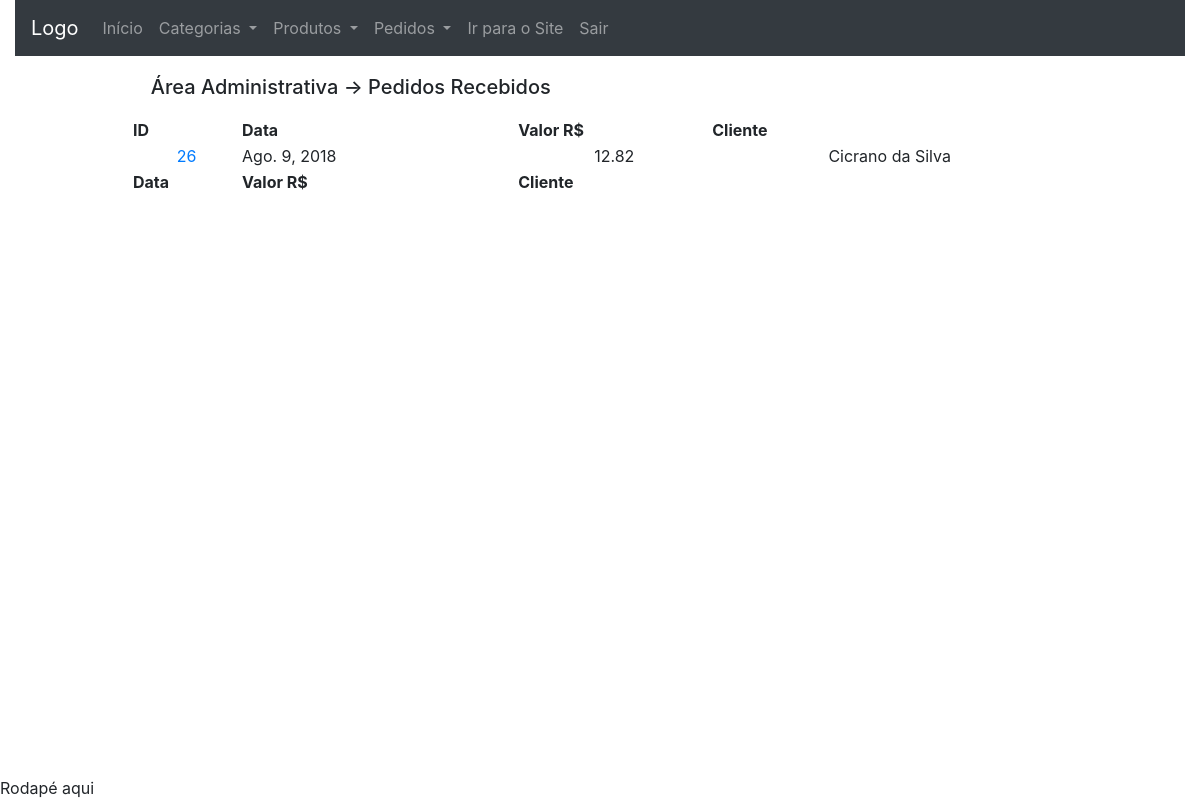
Screenshot of /area_administrativa/nao_encaminhados (signed in) with the database file from the repository.
### checkout/models.py (models this page shows, shortened)
class Order(models.Model):
	date = models.DateField(default=date.today, editable=False)
	value = models.DecimalField('Valor R$', max_digits=10,
		decimal_places=2, default=0)
	user = models.ForeignKey(User, on_delete=models.CASCADE,
		null=True, blank=True)
	delivery_address_is_the_same = models.BooleanField(
		verbose_name='Entregar no endereço cadastrado',
		default=True,
		blank=True)
	logradouro = models.CharField('Rua/Avenida', max_length=100,
		null=True, blank=True, default='')
	numero = models.CharField('Número', max_length=100,
		null=True, blank=True, default='')
	cep = models.CharField('CEP', max_length=10, null=True,
		blank=True, default='')
	complemento = models.CharField('Complamento', max_length=100,
		null=True, blank=True, default='')
	bairro = models.CharField('Bairro', max_length=100, null=True,
		blank=True, default='')
	cidade = models.CharField('Cidade', max_length=100, null=True,
		blank=True, default='')
	estado = models.CharField('Estado', max_length=100, null=True,
		blank=True, default='')
	transaction_id = models.CharField('ID da transação', max_length=100,
		null=True, blank=True)
	status_order = models.CharField('Status do Pedido', max_length=10,
		choices=STATUS_ORDER, default='A')
	status_pg = models.CharField('Status PagSeguro', max_length=10,
		choices=STATUS_PAGSEGURO, null=True, blank=True)
	sended = models.BooleanField(
		verbose_name='Enviado',
		default=False,
		blank=True)
	forwarded = models.BooleanField(
		verbose_name='Encaminhado',
		default=False,
		blank=True)
	class Meta:
		verbose_name = 'Pedido'
		verbose_name_plural = 'Pedidos'
		ordering = ['date']
	objects = models.Manager() # The default manager.
	orderManager = OrderManager()

### accounts/models.py (models this page shows, shortened)
class User(AbstractBaseUser, PermissionsMixin):
	UF_CHOICES = (
    ('AC','Acre'), ('AL','Alagoas'), ('AP','Amapá'),
    ('AM','Amazonas'), ('BA','Bahia'), ('CE','Ceará'),
    ('DF','Distrito Federal'), ('ES','Espírito Santo'),
    ('GO','Goiás'), ('MA','Maranhão'), ('MT','Mato Grosso'),
    ('MS','Mato Grosso do Sul'), ('MG','Minas Gerais'),
    ('PA','Pará'), ('PB','Paraíba'), ('PR','Paraná'),
    ('PE','Pernambuco'), ('PI','Piauí'),
    ('RJ','Rio de Janeiro'), ('RN','Rio Grande do Norte'),
    ('RS','Rio Grande do Sul'), ('RO','Rondônia'),
    ('RR','Roraima'), ('SC','Santa Catarina'),
    ('SP','São Paulo'), ('SE','Sergipe'),
	('TO','Tacantins'), )
	username = models.CharField(
		'Login', max_length=30, unique=True, validators=[
			validators.RegexValidator(
				re.compile('^[\w.@+-]+$'),
				'Informe um nome de usuário válido. '
				'Este valor deve conter apenas letras, números '
				'e os caracteres: @/./+/-/_ .'
				, 'invalid'
			)
		], help_text='Um nome curto que será usado para identificá-lo de forma única na plataforma'
	)
	name = models.CharField('Nome', max_length=100, blank=True)
	email = models.EmailField('E-mail', unique=True)
	telefone = models.CharField('Telefone', max_length=20, null=True,
		blank=True)
	cpf = models.CharField('CPF', max_length=11, null=True, blank=True)
	logradouro = models.CharField('Rua/Avenida', max_length=100,
		null=True, blank=True)
	numero = models.CharField('Número', max_length=100,
		null=True, blank=True)
	cep = models.CharField('CEP', max_length=10, null=True, blank=True)
	complemento = models.TextField('Complamento', max_length=100,
		null=True, blank=True)
	bairro = models.CharField('Bairro', max_length=100, null=True, blank=True)
	cidade = models.CharField('Cidade', max_length=100, null=True, blank=True)
	estado = models.CharField('Estado', max_length=100, null=True, blank=True,
		choices=UF_CHOICES)
	is_staff = models.BooleanField('Equipe', default=False)
	is_active = models.BooleanField('Ativo', default=True)
	date_joined = models.DateTimeField('Data de Entrada', auto_now_add=True)
	USERNAME_FIELD = 'username'
	REQUIRED_FIELDS = ['email']
	objects = UserManager()
	class Meta:
		verbose_name = 'Usuário'
		verbose_name_plural = 'Usuários'
	def __str__(self):
		return self.name or self.username

### dashboard_admin/views.py (the view)
# urls.py: path('nao_encaminhados', views.no_forwarded, name='no_forwarded'),
@login_required
def no_forwarded(request):
	orders = Order.objects.filter(forwarded=False)
	context = {
		'orders': orders
	}
	return render(request, 'dashboard_admin/no_forwarded.html',
		context)

### dashboard_admin/templates/dashboard_admin/no_forwarded.html (shortened to what this page needs)
{% extends 'dashboard_admin/base.html' %}
{% load widget_tweaks %}
{% block conteudo %}
<div class="panel panel-default table-two-column panel-large">
	{% block dashboard_title %}
	<div class="panel-heading" style="margin: 2%;">
		<h5>Área Administrativa -> Pedidos Recebidos </h5>
	</div>
	{% endblock %}
	<div class="panel-body">
		<table id="table" class="display" cellspacing="0"
		        width="100%">
		    <thead>
		      <tr>
		        <th>ID</th>
		        <th>Data</th>
		        <th>Valor R$</th>
		        <th>Cliente</th>
		      </tr>
		    </thead>
		    <tfoot>
		      <tr>
		        <th>Data</th>
		        <th>Valor R$</th>
		        <th>Cliente</th>
		      </tr>
		    </tfoot>
		    <tbody>
				{% for order in orders %}
				<tr>
					<td style="text-align: center;">
						<a href="{% url 'dashboard_admin:order_datail' order.id %}"
						title="Detalhes">
					  	{{ order.id }}
						</a>
					</td>
					<td>
						{{ order.date }}
					</td>
					<td style="text-align: center;">
						{{ order.value }}
					</td>
					<td style="text-align: center;">
						{{ order.user }}
					</td>
				</tr>
				{% endfor %}
		    </tbody>
		</table>
	</div>
</div>
{% endblock %}

### dashboard_admin/static/dashboard_admin/css/extra.css (style rules this page uses)
.panel-large { width: 80%; margin: auto; }

### rows the page displays
Order: id "26", date "Ago. 9, 2018", value "12.82", user "Cicrano da Silva"
